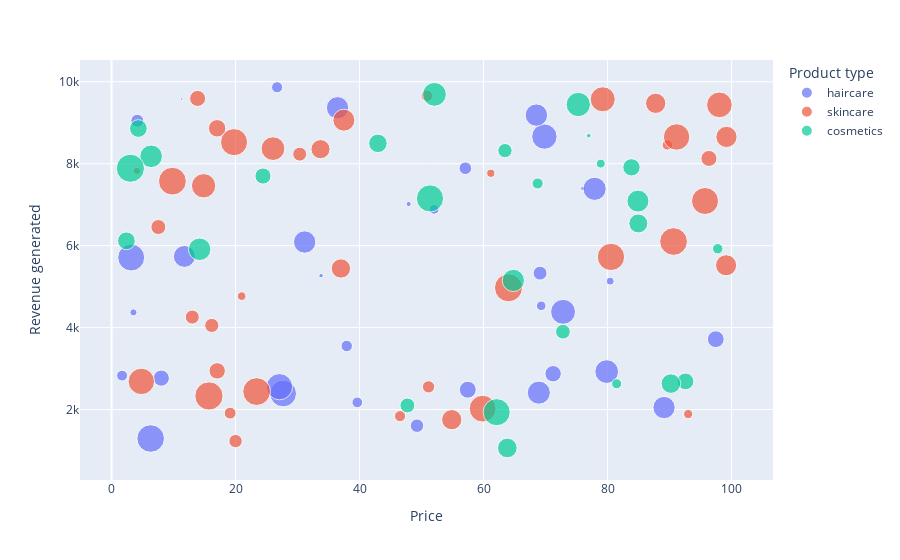

The notebook cell this image was saved under:
### Code cell
import plotly.express as px

fig = px.scatter(data, x='Price', y='Revenue generated',
                 color='Product type',
                 size='Number of products sold',  # Set size to visualize the number of products sold
                 hover_data=['Number of products sold'])

fig.show()

### Figure 1 — Plotly figure (JSON) as saved in the notebook; plotly's stock layout.template omitted (floating-point values rounded to 4 significant figures)
{"data": [{"customdata": [[802], [8], [147], [336], [620], [884], [209], [142], [353], [327], [598], [24], [859], [29], [154], [622], [701], [227], [117], [163], [32], [904], [241], [359], [946], [198], [774], [663], [618], [79], [114], [672], [62], [627]], "hovertemplate": "Product type=haircare<br>Price=%{x}<br>Revenue generated=%{y}<br>Number of products sold=%{customdata[0]}<extra></extra>", "legendgroup": "haircare", "marker": {"color": "#636efa", "size": [802, 8, 147, 336, 620, 884, 209, 142, 353, 327, 598, 24, 859, 29, 154, 622, 701, 227, 117, 163, 32, 904, 241, 359, 946, 198, 774, 663, 618, 79, 114, 672, 62, 627], "sizemode": "area", "sizeref": 2.49, "symbol": "circle"}, "mode": "markers", "name": "haircare", "orientation": "v", "showlegend": true, "type": "scatter", "x": [69.81, 11.32, 1.7, 71.21, 36.44, 27.68, 4.156, 39.63, 97.45, 8.023, 11.74, 33.78, 27.08, 76.04, 26.7, 31.15, 79.86, 49.26, 52.03, 37.93, 47.91, 3.17, 69.11, 57.45, 6.307, 57.06, 72.82, 68.91, 89.1, 80.41, 69.29, 77.9, 3.526, 68.52], "xaxis": "x", "y": [8662.0, 9578.0, 2828.0, 2874.0, 9365.0, 2391.0, 9049.0, 2175.0, 3716.0, 2766.0, 5737.0, 5268.0, 2557.0, 7397.0, 9866.0, 6088.0, 2926.0, 1606.0, 6886.0, 3550.0, 7015.0, 5710.0, 5328.0, 2484.0, 1292.0, 7889.0, 4384.0, 2412.0, 2048.0, 5134.0, 4531.0, 7386.0, 4371.0, 9185.0], "yaxis": "y"}, {"customdata": [[736], [83], [871], [65], [980], [996], [960], [249], [562], [469], [280], [187], [320], [168], [781], [602], [963], [963], [176], [933], [556], [155], [910], [820], [242], [93], [896], [380], [246], [134], [457], [704], [513], [511], [106], [872], [336], [223], [320], [913]], "hovertemplate": "Product type=skincare<br>Price=%{x}<br>Revenue generated=%{y}<br>Number of products sold=%{customdata[0]}<extra></extra>", "legendgroup": "skincare", "marker": {"color": "#EF553B", "size": [736, 83, 871, 65, 980, 996, 960, 249, 562, 469, 280, 187, 320, 168, 781, 602, 963, 963, 176, 933, 556, 155, 910, 820, 242, 93, 896, 380, 246, 134, 457, 704, 513, 511, 106, 872, 336, 223, 320, 913], "sizemode": "area", "sizeref": 2.49, "symbol": "circle"}, "mode": "markers", "name": "skincare", "orientation": "v", "showlegend": true, "type": "scatter", "x": [14.84, 61.16, 4.805, 4.078, 64.02, 15.71, 90.64, 16.16, 99.17, 36.99, 7.547, 51.12, 96.34, 50.85, 79.21, 37.47, 9.813, 23.4, 19.13, 80.54, 99.11, 46.53, 95.71, 98.03, 30.34, 20.99, 59.84, 17.03, 13.02, 89.63, 33.7, 26.03, 87.76, 54.87, 93.0, 91.13, 17.03, 20.0, 13.88, 19.75], "xaxis": "x", "y": [7461.0, 7767.0, 2687.0, 7823.0, 4971.0, 2331.0, 6100.0, 4053.0, 8654.0, 5442.0, 6454.0, 2553.0, 8128.0, 9655.0, 9572.0, 9062.0, 7573.0, 2438.0, 1912.0, 5725.0, 5521.0, 1840.0, 7089.0, 9436.0, 8232.0, 4767.0, 2021.0, 8864.0, 4257.0, 8459.0, 8355.0, 8368.0, 9474.0, 1752.0, 1889.0, 8652.0, 2943.0, 1230.0, 9593.0, 8526.0], "yaxis": "y"}, {"customdata": [[426], [150], [126], [601], [391], [352], [394], [253], [616], [449], [705], [919], [99], [633], [484], [270], [637], [478], [375], [25], [737], [134], [916], [276], [987], [324]], "hovertemplate": "Product type=cosmetics<br>Price=%{x}<br>Revenue generated=%{y}<br>Number of products sold=%{customdata[0]}<extra></extra>", "legendgroup": "cosmetics", "marker": {"color": "#00cc96", "size": [426, 150, 126, 601, 391, 352, 394, 253, 616, 449, 705, 919, 99, 633, 484, 270, 637, 478, 375, 25, 737, 134, 916, 276, 987, 324], "sizemode": "area", "sizeref": 2.49, "symbol": "circle"}, "mode": "markers", "name": "cosmetics", "orientation": "v", "showlegend": true, "type": "scatter", "x": [42.96, 68.72, 81.46, 84.89, 4.324, 92.56, 2.397, 63.45, 64.8, 84.96, 52.08, 51.36, 78.9, 14.2, 63.83, 72.8, 6.382, 90.2, 83.85, 76.96, 75.27, 97.76, 62.11, 47.71, 3.038, 24.42], "xaxis": "x", "y": [8496.0, 7517.0, 2629.0, 7087.0, 8858.0, 2686.0, 6117.0, 8319.0, 5150.0, 6541.0, 9692.0, 7152.0, 8002.0, 5911.0, 1062.0, 3900.0, 8180.0, 2633.0, 7911.0, 8685.0, 9445.0, 5925.0, 1935.0, 2100.0, 7888.0, 7698.0], "yaxis": "y"}], "layout": {"legend": {"itemsizing": "constant", "title": {"text": "Product type"}, "tracegroupgap": 0}, "margin": {"t": 60}, "xaxis": {"anchor": "y", "domain": [0, 1], "title": {"text": "Price"}}, "yaxis": {"anchor": "x", "domain": [0, 1], "title": {"text": "Revenue generated"}}}}
